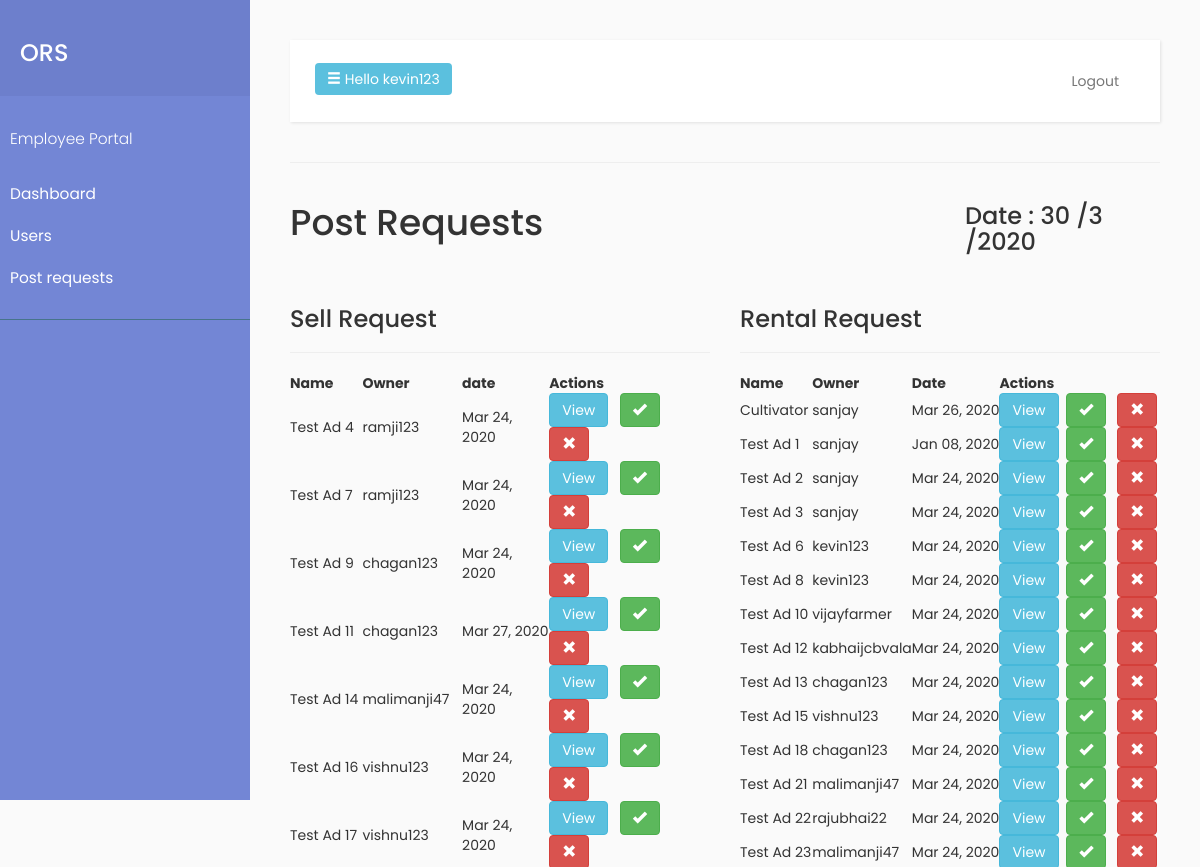
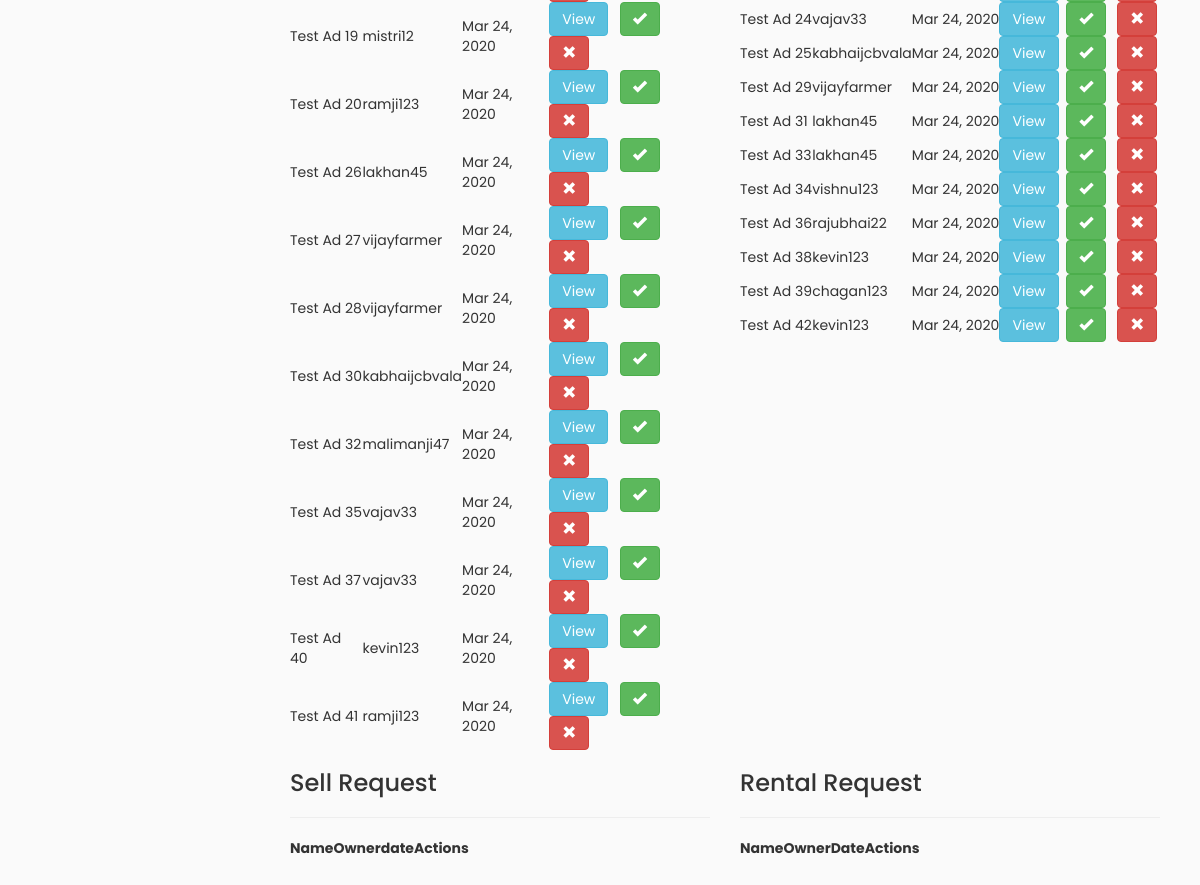
The page /adminside/index/postrequest (signed in) on the database its author committed (2 pictures, top to bottom).
### Home/models.py (models this page shows, shortened)
class Product(models.Model):
    title = models.CharField(max_length=50, blank=True, null=True)
    slug = models.SlugField(blank=True, unique=True)
    Owner_name = models.ForeignKey(User,on_delete=models.CASCADE,blank=True, null=True)
    uploadfor = models.CharField(max_length=5, choices=AD_CHOICES, blank=True, null=True)
    category = models.ForeignKey(Category, on_delete=models.CASCADE)
    brand = models.ForeignKey(Brandmaster,on_delete=models.CASCADE, blank=True, null=True)
    Description = models.TextField(null=True, blank=True)
    Feature1 = models.CharField(max_length=50, null=False, blank=False,default="")
    Feature2 = models.CharField(max_length=50, null=True, blank=True,default="")
    Feature3 = models.CharField(max_length=50, null=True, blank=True,default="")
    Feature4 = models.CharField(max_length=50, null=True, blank=True,default="")
    Feature5 = models.CharField(max_length=50, null=True, blank=True,default="")
    Condition = models.CharField(max_length=5,choices=Condition,null=True,blank=True)
    price = models.DecimalField(max_digits=9, decimal_places=2, blank=True, null=True)
    quantity = models.CharField(max_length=2, choices=QUANTITY_CHOICES, blank=True, null=True)
    image = models.ImageField(upload_to=upload_image_path, null=True, blank=True)
    image2 = models.ImageField(upload_to=upload_image_path, null=True, blank=True)
    image3 = models.ImageField(upload_to=upload_image_path, null=True, blank=True)
    image4 = models.ImageField(upload_to=upload_image_path, null=True, blank=True)
    image5 = models.ImageField(upload_to=upload_image_path, null=True, blank=True)
    avail = models.CharField(max_length=10, choices=AVAILABLE_CHOICES, default="!Available")
    advalue = models.CharField(default="no", max_length=10, choices=GREATAD_CHOICES, blank=True, null=True)
    offer = models.CharField(default="no", max_length=5, choices=OFFER_CHOICES, blank=True, null=True)
    offerDetails = models.CharField(max_length=50,default="")
    adviewed = models.IntegerField(default=0, blank=True, null=True)
    rejected_status = models.CharField(max_length=5, choices=Reject, default="no")
    rejection_reason = models.CharField(max_length=100,null=True,blank=True)
    verified_status = models.CharField(max_length=5, default="no")
    visit_date = models.DateTimeField(null=True, blank=True)
    verifier_person = models.ForeignKey(Workers,on_delete=models.CASCADE, null=True, blank=True)
    ApprovedOrRejectedBy = models.ForeignKey(Employee,on_delete=models.CASCADE,null=True,blank=True)
    IsVisited = models.BooleanField(default=False,choices=BooleanChoice)
    IsReported = models.BooleanField(default=False,choices=BooleanChoice)
    Rate = models.DecimalField(max_digits=2, decimal_places=1, blank=True, null=True)
    post_date = models.DateTimeField(auto_now=True,null=True)
    update_date = models.DateTimeField(auto_now_add=True,null=True)
    IsProductSoldOrOnRent=models.BooleanField(choices=BooleanChoice,default=False)

### adminside/views.py (the view)
def tables(request):
    if request.session.has_key("emploggd"):
        ads=Product.objects.all()
        return render(request,"Admin side/datatables.html",{'ads':ads})
    else:
        return redirect("Emp:emplogin")

### Templates/Admin side/datatables.html (shortened to what this page needs)
{% extends 'Admin side/emp_layout.html' %}
{% block page %}
    Post Requests
{% endblock%}
{% block content %}
<div class="row">
    <div class="col-lg-6">
        <h3>Sell Request</h3>
        <hr>
	<table id="myTable">
                                    <thead>
                                      <th>Name</th>
                                      <th>Owner</th>
                                      <th>date</th>
                                      <th>Actions</th>
                                    </thead>
                                    <tbody>
                                    {% for ad in ads %}
                                        {% if ad.uploadfor == 'Sell' and ad.rejected_status == 'no' and ad.avail == '!Available' %}
                                        <tr>
                                            <td>{{ad.title}}</td>
                                            <td>{{ad.Owner_name}}</td>
                                            <td>{{ad.post_date|date:"M d, Y"}}</td>
                                            <td><a class="btn btn-info"  href="{% url 'Emp:view' ad.id %}">View</a>&nbsp;&nbsp;
                                                <a class="btn btn-success" onclick = "return confirm('Approve Advertisement?');" href="{% url 'Emp:verify' ad.id %}"><i class="glyphicon glyphicon-ok"></i></a>&nbsp;&nbsp;
                                                <a class="btn btn-danger" onclick = "return confirm('Are you sure you want to reject Advertisement?');" href="{% url 'Emp:reject' ad.id %}"><i class="glyphicon glyphicon-remove"></i></a></td>
                                        </tr>
                                        {% endif %}
                                    {% endfor %}
                                    </tbody>
                                </table>
        </div>
    <div class="col-lg-6">
        <h3>Rental Request</h3>
        <hr>
<table id="myTable1">
                                    <thead>
                                      <th>Name</th>
                                      <th>Owner</th>
                                      <th>Date</th>
                                      <th>Actions</th>
                                    </thead>
                                    <tbody>
                                    {% for ad in ads %}
                                        {% if ad.uploadfor == 'Rent' and ad.rejected_status == 'no' and ad.avail == '!Available' %}
                                        <tr>
                                            <td>{{ad.title}}</td>
                                            <td>{{ad.Owner_name}}</td>
                                            <td>{{ad.post_date |date:"M d, Y"}}</td>
                                            <td><a class="btn btn-info" href="{% url 'Emp:view' ad.id %}">View</a>&nbsp;&nbsp;<a class="btn btn-success" onclick = "return confirm('Approve Advertisement?');" href="{% url 'Emp:verify' ad.id %}"><i class="glyphicon glyphicon-ok"></i></a>&nbsp;&nbsp;
                                                <a class="btn btn-danger" onclick = "return confirm('Are you sure you want to reject Advertisement?');" href="{% url 'Emp:reject' ad.id %}"><i class="glyphicon glyphicon-remove"></i></a></td>
                                        </tr>
                                        {% endif %}
                                    {% endfor %}
                                    </tbody>
                                </table>
        </div>
    </div>
<div class="row">
    <div class="col-lg-6">
        <h3>Sell Request</h3>
        <hr>
	<table id="myTable3">
                                    <thead>
                                      <th>Name</th>
                                      <th>Owner</th>
                                      <th>date</th>
                                      <th>Actions</th>
                                    </thead>
                                </table>
        </div>
    <div class="col-lg-6">
        <h3>Rental Request</h3>
        <hr>
<table id="myTable4">
                                    <thead>
                                      <th>Name</th>
                                      <th>Owner</th>
                                      <th>Date</th>
                                      <th>Actions</th>
                                    </thead>
                                </table>
        </div>
    </div>
{% endblock %}

### Templates/Admin side/emp_layout.html (shortened to what this page needs)
{% load static %}
<!DOCTYPE html>
<html>
    <head>
        <link rel="stylesheet" href="https://maxcdn.bootstrapcdn.com/bootstrap/3.3.7/css/bootstrap.min.css">
        <link rel="stylesheet" href='{% static "css/style2.css" %}'>
        <link rel="stylesheet" href="https://cdnjs.cloudflare.com/ajax/libs/malihu-custom-scrollbar-plugin/3.1.5/jquery.mCustomScrollbar.min.css">
        <link rel="stylesheet" type="text/css" href="https://cdn.datatables.net/1.10.20/css/jquery.dataTables.css">
    </head>
    <body onload="myfunction()">
        <div class="wrapper">
            <nav id="sidebar">
                <div class="sidebar-header">
                    <h3>ORS</h3>
                </div>
                <ul class="list-unstyled components">
                    <p>Employee Portal</p>
                    <li><a href="{% url 'Emp:index' %}">Dashboard</a></li>
                    <li><a href="{% url 'Emp:users' %}">Users</a></li>
                    <li><a href="{% url 'Emp:postreq' %}">Post requests</a></li>
                </ul>
            </nav>
            <div id="content">
                <nav class="navbar navbar-default">
                    <div class="container-fluid">
                        <div class="navbar-header">
                            <button type="button" id="sidebarCollapse" class="btn btn-info navbar-btn">
                                <i class="glyphicon glyphicon-menu-hamburger"></i>
                                <span>Hello {{ request.session.emplogged }}</span>
                            </button>
                        </div>
                        <div class="collapse navbar-collapse" id="bs-example-navbar-collapse-1">
                            <ul class="nav navbar-nav navbar-right">
                                <li><a class="btn" href="{% url 'Emp:logout' %}">Logout</a></li>
                            </ul>
                        </div>
                    </div>
                </nav>
                <hr>
                <div class="row">
                    <div class="col-sm-9">
                        <h1>{% block page %}{% endblock %}</h1>
                    </div>
                    <div class="col-sm-3">
                        <h3>Date : </h3>
                    </div>
                </div>
                <br>
                    {% block content %}
                    {% endblock%}
            </div>
        </div>
    </body>
</html>

### static/static/css/style2.css (style rules this page uses)
body { font-family: 'Poppins', sans-serif; background: #fafafa; }
p { font-family: 'Poppins', sans-serif; font-size: 1.1em; font-weight: 300; line-height: 1.7em; color: #999; }
a, a:hover, a:focus { color: inherit; text-decoration: none; transition: all 0.3s; }
.navbar { padding: 15px 10px; background: #fff; border: none; border-radius: 0; margin-bottom: 40px; box-shadow: 1px 1px 3px rgba(0, 0, 0, 0.1); }
.navbar-btn { box-shadow: none; outline: none !important; border: none; }
#sidebar { width: 250px; position: fixed; top: 0; left: 0; height: 100vh; z-index: 999; background: #7386D5; color: #fff; transition: all 0.3s; }
#sidebar .sidebar-header { padding: 20px; background: #6d7fcc; }
#sidebar ul.components { padding: 20px 0; border-bottom: 1px solid #47748b; }
#sidebar ul p { color: #fff; padding: 10px; }
#sidebar ul li a { padding: 10px; font-size: 1.1em; display: block; }
#content { width: calc(100% - 250px); padding: 40px; min-height: 100vh; transition: all 0.3s; position: absolute; top: 0; right: 0; }

### rows shown on the page
Product: title "Test Ad 4", Owner_name "ramji123", post_date "Mar 24, 2020"
Product: title "Test Ad 7", Owner_name "ramji123", post_date "Mar 24, 2020"
Product: title "Test Ad 9", Owner_name "chagan123", post_date "Mar 24, 2020"
Product: title "Test Ad 11", Owner_name "chagan123", post_date "Mar 27, 2020"
Product: title "Test Ad 14", Owner_name "malimanji47", post_date "Mar 24, 2020"
Product: title "Test Ad 16", Owner_name "vishnu123", post_date "Mar 24, 2020"
Product: title "Test Ad 17", Owner_name "vishnu123", post_date "Mar 24, 2020"
Product: title "Test Ad 19", Owner_name "mistri12", post_date "Mar 24, 2020"
Product: title "Test Ad 20", Owner_name "ramji123", post_date "Mar 24, 2020"
Product: title "Test Ad 26", Owner_name "lakhan45", post_date "Mar 24, 2020"
Product: title "Test Ad 27", Owner_name "vijayfarmer", post_date "Mar 24, 2020"
Product: title "Test Ad 28", Owner_name "vijayfarmer", post_date "Mar 24, 2020"
Product: title "Test Ad 30", Owner_name "kabhaijcbvala", post_date "Mar 24, 2020"
Product: title "Test Ad 32", Owner_name "malimanji47", post_date "Mar 24, 2020"
Product: title "Test Ad 35", Owner_name "vajav33", post_date "Mar 24, 2020"
Product: title "Test Ad 37", Owner_name "vajav33", post_date "Mar 24, 2020"
Product: title "Test Ad 40", Owner_name "kevin123", post_date "Mar 24, 2020"
Product: title "Test Ad 41", Owner_name "ramji123", post_date "Mar 24, 2020"
Product: title "Cultivator", Owner_name "sanjay", post_date "Mar 26, 2020"
Product: title "Test Ad 1", Owner_name "sanjay", post_date "Jan 08, 2020"
Product: title "Test Ad 2", Owner_name "sanjay", post_date "Mar 24, 2020"
Product: title "Test Ad 3", Owner_name "sanjay", post_date "Mar 24, 2020"
Product: title "Test Ad 6", Owner_name "kevin123", post_date "Mar 24, 2020"
Product: title "Test Ad 8", Owner_name "kevin123", post_date "Mar 24, 2020"
Product: title "Test Ad 10", Owner_name "vijayfarmer", post_date "Mar 24, 2020"
Product: title "Test Ad 12", Owner_name "kabhaijcbvala", post_date "Mar 24, 2020"
Product: title "Test Ad 13", Owner_name "chagan123", post_date "Mar 24, 2020"
Product: title "Test Ad 15", Owner_name "vishnu123", post_date "Mar 24, 2020"
Product: title "Test Ad 18", Owner_name "chagan123", post_date "Mar 24, 2020"
Product: title "Test Ad 21", Owner_name "malimanji47", post_date "Mar 24, 2020"
Product: title "Test Ad 22", Owner_name "rajubhai22", post_date "Mar 24, 2020"
Product: title "Test Ad 23", Owner_name "malimanji47", post_date "Mar 24, 2020"
Product: title "Test Ad 24", Owner_name "vajav33", post_date "Mar 24, 2020"
Product: title "Test Ad 25", Owner_name "kabhaijcbvala", post_date "Mar 24, 2020"
Product: title "Test Ad 29", Owner_name "vijayfarmer", post_date "Mar 24, 2020"
Product: title "Test Ad 31", Owner_name "lakhan45", post_date "Mar 24, 2020"
Product: title "Test Ad 33", Owner_name "lakhan45", post_date "Mar 24, 2020"
Product: title "Test Ad 34", Owner_name "vishnu123", post_date "Mar 24, 2020"
Product: title "Test Ad 36", Owner_name "rajubhai22", post_date "Mar 24, 2020"
Product: title "Test Ad 38", Owner_name "kevin123", post_date "Mar 24, 2020"
Product: title "Test Ad 39", Owner_name "chagan123", post_date "Mar 24, 2020"
Product: title "Test Ad 42", Owner_name "kevin123", post_date "Mar 24, 2020"

### other values the page prints
{{ request.session.emplogged }} "kevin123"
